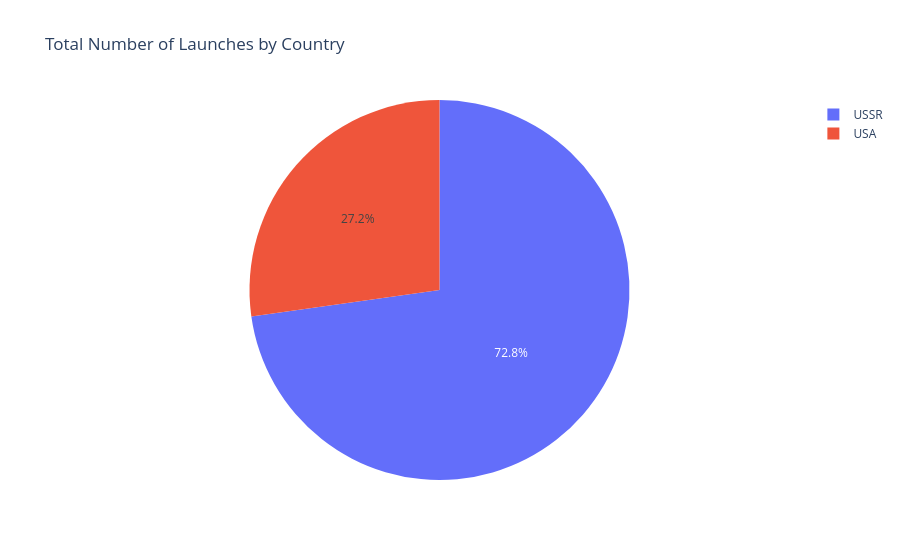

This figure's notebook cell:
### Code cell
df_USA_USSR_before_1991 = df_USA_USSR[df_USA_USSR["Year"] <= 1991]
fig = px.pie(df_USA_USSR_before_1991, values='Launches', names='Country', title='Total Number of Launches by Country')
fig.show()

### Figure 1 — Plotly figure (JSON) as saved in the notebook; plotly's stock layout.template omitted (floating-point values rounded to 4 significant figures)
{"data": [{"domain": {"x": [0, 1], "y": [0, 1]}, "hovertemplate": "Country=%{label}<br>Launches=%{value}<extra></extra>", "labels": ["USA", "USSR", "USSR", "USA", "USA", "USSR", "USSR", "USA", "USA", "USSR", "USSR", "USA", "USA", "USSR", "USA", "USSR", "USSR", "USA", "USA", "USSR", "USSR", "USA", "USA", "USSR", "USSR", "USA", "USA", "USSR", "USSR", "USA", "USA", "USSR", "USSR", "USA", "USA", "USSR", "USSR", "USA", "USA", "USSR", "USSR", "USA", "USA", "USSR", "USSR", "USA", "USA", "USSR", "USSR", "USA", "USA", "USSR", "USSR", "USA", "USA", "USSR", "USSR", "USA", "USA", "USSR", "USSR", "USA", "USA", "USSR", "USSR", "USA", "USA", "USSR", "USSR", "USA"], "legendgroup": "", "name": "", "showlegend": true, "type": "pie", "values": [1, 2, 5, 23, 16, 4, 9, 30, 43, 9, 22, 60, 17, 24, 24, 36, 53, 33, 47, 51, 75, 26, 22, 80, 83, 17, 11, 88, 93, 16, 17, 79, 84, 17, 10, 83, 89, 15, 13, 95, 97, 14, 21, 71, 36, 9, 11, 40, 51, 13, 11, 53, 46, 13, 17, 42, 51, 16, 6, 49, 42, 6, 7, 36, 26, 16, 26, 37, 29, 18]}], "layout": {"legend": {"tracegroupgap": 0}, "title": {"text": "Total Number of Launches by Country"}}}
